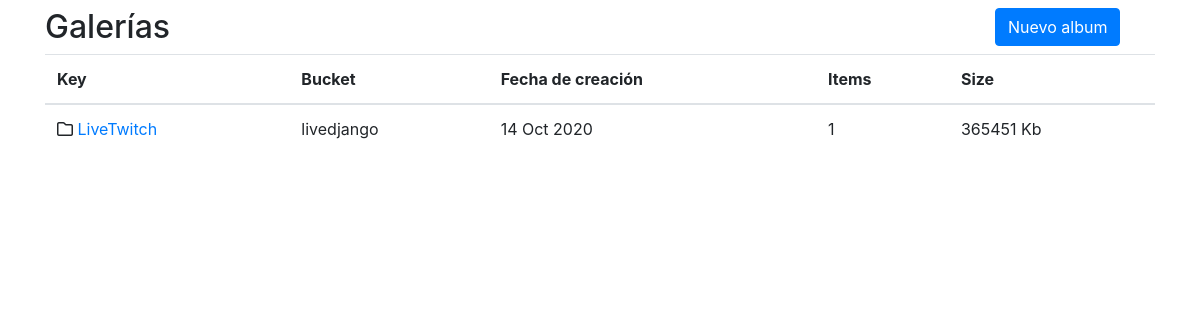
The page /albums/ on the database its author committed.
### albums/models.py (models this page shows, shortened)
class Album(models.Model):
    title = models.CharField(max_length=50, null=False, blank=False)
    description = models.TextField()
    key = models.CharField(max_length=50, null=False, blank=False)
    user = models.ForeignKey(User, on_delete=models.CASCADE, null=True, default=None)
    bucket = models.CharField(max_length=50, null=False, blank=False)
    created_at = models.DateTimeField(auto_now_add=True)
    objects = AlbumManager()
    @property
    def images(self):
        return self.image_set.all()
    @property
    def size(self):
        if self.images:
            return self.images.aggregate(Sum('size'))['size__sum']
        else:
            return 0

### images/models.py (models this page shows, shortened)
class Image(models.Model):
    key = models.CharField(max_length=50, null=False, blank=False)
    bucket = models.CharField(max_length=50, null=False, blank=False)
    name = models.CharField(max_length=200)
    size = models.IntegerField()
    album = models.ForeignKey(Album, on_delete=models.CASCADE, default=None)
    content_type = models.CharField(max_length=10, null=False, blank=False, default='')
    created_at = models.DateTimeField(auto_now_add=True)
    objects = ImageManager()

### albums/views.py (the view)
# urls.py: path('', AlbumListView.as_view(), name='list'),
class AlbumListView(ListView):
    model = Album
    paginate_by = 10
    template_name = 'albums/list.html'
    def get_context_data(self, **kwargs):
        context = super().get_context_data(**kwargs)
        context['title'] = 'Galería'
        return context
    def get_queryset(self):
        return Album.objects.all()

### albums/templates/albums/list.html (shortened to what this page needs)
{% extends 'base/base.html' %}
{% block content %}
<div class="row">
    <div class="col-10">
        <h2>Galerías</h2>
    </div>
    <div class="col-2">
        <button class="btn btn-primary" data-toggle="modal" data-target="#albumModalForm">Nuevo album</button>
    </div>
</div>
{% if object_list %}
    <div class="row">
        <div class="col">
            <table class="table">
                <thead class="thead">
                    <tr>
                    <th scope="col">Key</th>
                    <th scope="col">Bucket</th>
                    <th scope="col">Fecha de creación</th>
                    <th scope="col">Items</th>
                    <th scope="col">Size</th>
                    </tr>
                </thead>
                <tbody>
                    {% for album in object_list %}
                        <tr>
                            <td>
                                <i class="far fa-folder"></i>
                                <a href="{% url 'albums:detail' album.pk %}">{{ album.title }}</a>
                            </td>
                            <td> {{ album.bucket }} </td>
                            <td> {{ album.created_at | date:'d M Y' }}</td>
                            <td> {{ album.images.count }}</td>
                            <td>{{ album.size }} Kb</td>
                        </tr>
                    {% endfor %}
                </tbody>
            </table>
        </div>
    </div>
{% else %}
    <div>
        Aún no posee un album.
    </div>
{% endif %}
{% endblock %}

### rows shown on the page
Album: title "LiveTwitch", bucket "livedjango", created_at "14 Oct 2020", images.count "1", size "365451"
